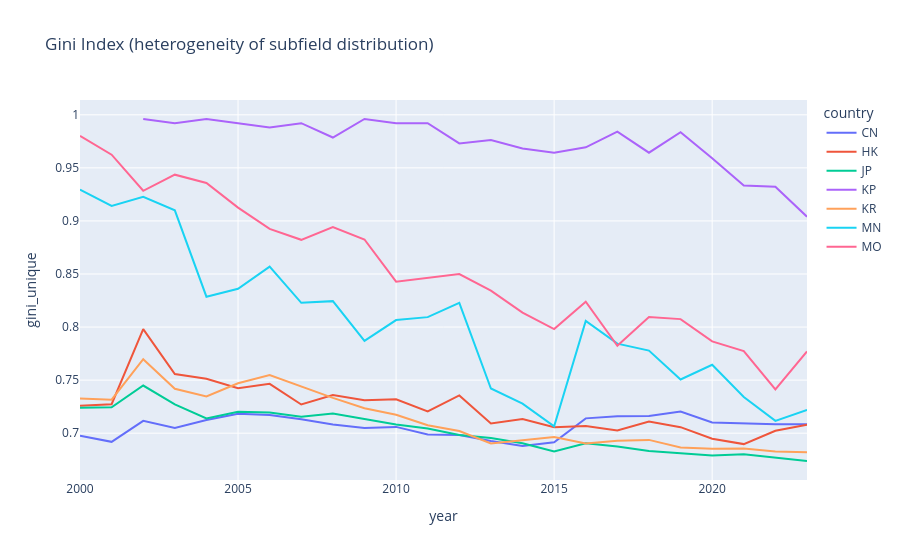

Source (notebook cell):
### Code cell
region = "Europe"
subregion = "Eastern Asia"
px.line(
    (
        df_country_stats_plot
        # .query(f"region == \"{region}\"")
        .query(f"subregion == \"{subregion}\"")
    ),
    x="year",
    y="gini_unique",
    color="country",
    hover_data="name",
    title="Gini Index (heterogeneity of subfield distribution)",
)

### Figure 1 — Plotly figure (JSON) as saved in the notebook; plotly's stock layout.template omitted (floating-point values rounded to 4 significant figures)
{"data": [{"customdata": [["China"], ["China"], ["China"], ["China"], ["China"], ["China"], ["China"], ["China"], ["China"], ["China"], ["China"], ["China"], ["China"], ["China"], ["China"], ["China"], ["China"], ["China"], ["China"], ["China"], ["China"], ["China"], ["China"], ["China"]], "hovertemplate": "country=CN<br>year=%{x}<br>gini_unique=%{y}<br>name=%{customdata[0]}<extra></extra>", "legendgroup": "CN", "line": {"color": "#636efa", "dash": "solid"}, "marker": {"symbol": "circle"}, "mode": "lines", "name": "CN", "orientation": "v", "showlegend": true, "x": [2000, 2001, 2002, 2003, 2004, 2005, 2006, 2007, 2008, 2009, 2010, 2011, 2012, 2013, 2014, 2015, 2016, 2017, 2018, 2019, 2020, 2021, 2022, 2023], "xaxis": "x", "y": [0.6976, 0.6918, 0.7116, 0.7049, 0.7125, 0.7183, 0.7172, 0.7131, 0.7081, 0.7048, 0.7059, 0.6988, 0.6984, 0.6927, 0.6879, 0.6915, 0.714, 0.7159, 0.7162, 0.7204, 0.7101, 0.7092, 0.7083, 0.7084], "yaxis": "y", "type": "scatter"}, {"customdata": [["Hong Kong"], ["Hong Kong"], ["Hong Kong"], ["Hong Kong"], ["Hong Kong"], ["Hong Kong"], ["Hong Kong"], ["Hong Kong"], ["Hong Kong"], ["Hong Kong"], ["Hong Kong"], ["Hong Kong"], ["Hong Kong"], ["Hong Kong"], ["Hong Kong"], ["Hong Kong"], ["Hong Kong"], ["Hong Kong"], ["Hong Kong"], ["Hong Kong"], ["Hong Kong"], ["Hong Kong"], ["Hong Kong"], ["Hong Kong"]], "hovertemplate": "country=HK<br>year=%{x}<br>gini_unique=%{y}<br>name=%{customdata[0]}<extra></extra>", "legendgroup": "HK", "line": {"color": "#EF553B", "dash": "solid"}, "marker": {"symbol": "circle"}, "mode": "lines", "name": "HK", "orientation": "v", "showlegend": true, "x": [2000, 2001, 2002, 2003, 2004, 2005, 2006, 2007, 2008, 2009, 2010, 2011, 2012, 2013, 2014, 2015, 2016, 2017, 2018, 2019, 2020, 2021, 2022, 2023], "xaxis": "x", "y": [0.7258, 0.7273, 0.798, 0.7558, 0.7514, 0.7424, 0.7465, 0.7271, 0.7359, 0.7311, 0.7319, 0.7205, 0.7356, 0.7091, 0.7133, 0.7055, 0.7067, 0.7025, 0.711, 0.7057, 0.6947, 0.6897, 0.7022, 0.7081], "yaxis": "y", "type": "scatter"}, {"customdata": [["Japan"], ["Japan"], ["Japan"], ["Japan"], ["Japan"], ["Japan"], ["Japan"], ["Japan"], ["Japan"], ["Japan"], ["Japan"], ["Japan"], ["Japan"], ["Japan"], ["Japan"], ["Japan"], ["Japan"], ["Japan"], ["Japan"], ["Japan"], ["Japan"], ["Japan"], ["Japan"], ["Japan"]], "hovertemplate": "country=JP<br>year=%{x}<br>gini_unique=%{y}<br>name=%{customdata[0]}<extra></extra>", "legendgroup": "JP", "line": {"color": "#00cc96", "dash": "solid"}, "marker": {"symbol": "circle"}, "mode": "lines", "name": "JP", "orientation": "v", "showlegend": true, "x": [2000, 2001, 2002, 2003, 2004, 2005, 2006, 2007, 2008, 2009, 2010, 2011, 2012, 2013, 2014, 2015, 2016, 2017, 2018, 2019, 2020, 2021, 2022, 2023], "xaxis": "x", "y": [0.7239, 0.7245, 0.7449, 0.7272, 0.7139, 0.7201, 0.7196, 0.7156, 0.7186, 0.713, 0.7081, 0.7045, 0.6982, 0.6954, 0.6905, 0.6827, 0.6905, 0.6874, 0.6832, 0.681, 0.6789, 0.6802, 0.6767, 0.6738], "yaxis": "y", "type": "scatter"}, {"customdata": [["Korea, Democratic People's Republic of"], ["Korea, Democratic People's Republic of"], ["Korea, Democratic People's Republic of"], ["Korea, Democratic People's Republic of"], ["Korea, Democratic People's Republic of"], ["Korea, Democratic People's Republic of"], ["Korea, Democratic People's Republic of"], ["Korea, Democratic People's Republic of"], ["Korea, Democratic People's Republic of"], ["Korea, Democratic People's Republic of"], ["Korea, Democratic People's Republic of"], ["Korea, Democratic People's Republic of"], ["Korea, Democratic People's Republic of"], ["Korea, Democratic People's Republic of"], ["Korea, Democratic People's Republic of"], ["Korea, Democratic People's Republic of"], ["Korea, Democratic People's Republic of"], ["Korea, Democratic People's Republic of"], ["Korea, Democratic People's Republic of"], ["Korea, Democratic People's Republic of"], ["Korea, Democratic People's Republic of"], ["Korea, Democratic People's Republic of"], ["Korea, Democratic People's Republic of"], ["Korea, Democratic People's Republic of"]], "hovertemplate": "country=KP<br>year=%{x}<br>gini_unique=%{y}<br>name=%{customdata[0]}<extra></extra>", "legendgroup": "KP", "line": {"color": "#ab63fa", "dash": "solid"}, "marker": {"symbol": "circle"}, "mode": "lines", "name": "KP", "orientation": "v", "showlegend": true, "x": [2000, 2001, 2002, 2003, 2004, 2005, 2006, 2007, 2008, 2009, 2010, 2011, 2012, 2013, 2014, 2015, 2016, 2017, 2018, 2019, 2020, 2021, 2022, 2023], "xaxis": "x", "y": [NaN, NaN, 0.996, 0.992, 0.996, 0.9921, 0.9881, 0.9921, 0.9786, 0.996, 0.9921, 0.9921, 0.973, 0.9762, 0.9683, 0.9643, 0.9693, 0.9841, 0.9643, 0.9836, 0.959, 0.9333, 0.9322, 0.904], "yaxis": "y", "type": "scatter"}, {"customdata": [["Korea, Republic of"], ["Korea, Republic of"], ["Korea, Republic of"], ["Korea, Republic of"], ["Korea, Republic of"], ["Korea, Republic of"], ["Korea, Republic of"], ["Korea, Republic of"], ["Korea, Republic of"], ["Korea, Republic of"], ["Korea, Republic of"], ["Korea, Republic of"], ["Korea, Republic of"], ["Korea, Republic of"], ["Korea, Republic of"], ["Korea, Republic of"], ["Korea, Republic of"], ["Korea, Republic of"], ["Korea, Republic of"], ["Korea, Republic of"], ["Korea, Republic of"], ["Korea, Republic of"], ["Korea, Republic of"], ["Korea, Republic of"]], "hovertemplate": "country=KR<br>year=%{x}<br>gini_unique=%{y}<br>name=%{customdata[0]}<extra></extra>", "legendgroup": "KR", "line": {"color": "#FFA15A", "dash": "solid"}, "marker": {"symbol": "circle"}, "mode": "lines", "name": "KR", "orientation": "v", "showlegend": true, "x": [2000, 2001, 2002, 2003, 2004, 2005, 2006, 2007, 2008, 2009, 2010, 2011, 2012, 2013, 2014, 2015, 2016, 2017, 2018, 2019, 2020, 2021, 2022, 2023], "xaxis": "x", "y": [0.7326, 0.7315, 0.7697, 0.7418, 0.7346, 0.7471, 0.7549, 0.7441, 0.7333, 0.7235, 0.7173, 0.7074, 0.702, 0.6904, 0.6931, 0.6963, 0.6903, 0.6929, 0.6937, 0.6865, 0.6854, 0.6855, 0.6828, 0.6819], "yaxis": "y", "type": "scatter"}, {"customdata": [["Mongolia"], ["Mongolia"], ["Mongolia"], ["Mongolia"], ["Mongolia"], ["Mongolia"], ["Mongolia"], ["Mongolia"], ["Mongolia"], ["Mongolia"], ["Mongolia"], ["Mongolia"], ["Mongolia"], ["Mongolia"], ["Mongolia"], ["Mongolia"], ["Mongolia"], ["Mongolia"], ["Mongolia"], ["Mongolia"], ["Mongolia"], ["Mongolia"], ["Mongolia"], ["Mongolia"]], "hovertemplate": "country=MN<br>year=%{x}<br>gini_unique=%{y}<br>name=%{customdata[0]}<extra></extra>", "legendgroup": "MN", "line": {"color": "#19d3f3", "dash": "solid"}, "marker": {"symbol": "circle"}, "mode": "lines", "name": "MN", "orientation": "v", "showlegend": true, "x": [2000, 2001, 2002, 2003, 2004, 2005, 2006, 2007, 2008, 2009, 2010, 2011, 2012, 2013, 2014, 2015, 2016, 2017, 2018, 2019, 2020, 2021, 2022, 2023], "xaxis": "x", "y": [0.9295, 0.9142, 0.9227, 0.91, 0.8286, 0.836, 0.857, 0.8229, 0.8244, 0.787, 0.8066, 0.8093, 0.8227, 0.7421, 0.7278, 0.7064, 0.8059, 0.7843, 0.7778, 0.7506, 0.7644, 0.7341, 0.7116, 0.722], "yaxis": "y", "type": "scatter"}, {"customdata": [["Macao"], ["Macao"], ["Macao"], ["Macao"], ["Macao"], ["Macao"], ["Macao"], ["Macao"], ["Macao"], ["Macao"], ["Macao"], ["Macao"], ["Macao"], ["Macao"], ["Macao"], ["Macao"], ["Macao"], ["Macao"], ["Macao"], ["Macao"], ["Macao"], ["Macao"], ["Macao"], ["Macao"]], "hovertemplate": "country=MO<br>year=%{x}<br>gini_unique=%{y}<br>name=%{customdata[0]}<extra></extra>", "legendgroup": "MO", "line": {"color": "#FF6692", "dash": "solid"}, "marker": {"symbol": "circle"}, "mode": "lines", "name": "MO", "orientation": "v", "showlegend": true, "x": [2000, 2001, 2002, 2003, 2004, 2005, 2006, 2007, 2008, 2009, 2010, 2011, 2012, 2013, 2014, 2015, 2016, 2017, 2018, 2019, 2020, 2021, 2022, 2023], "xaxis": "x", "y": [0.9801, 0.9624, 0.9284, 0.9436, 0.9357, 0.9125, 0.8925, 0.8822, 0.8941, 0.8825, 0.8427, 0.8462, 0.85, 0.8344, 0.8136, 0.7981, 0.8239, 0.7824, 0.8095, 0.8075, 0.7865, 0.7773, 0.7412, 0.7771], "yaxis": "y", "type": "scatter"}], "layout": {"xaxis": {"anchor": "y", "domain": [0.0, 1.0], "title": {"text": "year"}}, "yaxis": {"anchor": "x", "domain": [0.0, 1.0], "title": {"text": "gini_unique"}}, "legend": {"title": {"text": "country"}, "tracegroupgap": 0}, "title": {"text": "Gini Index (heterogeneity of subfield distribution)"}}}
